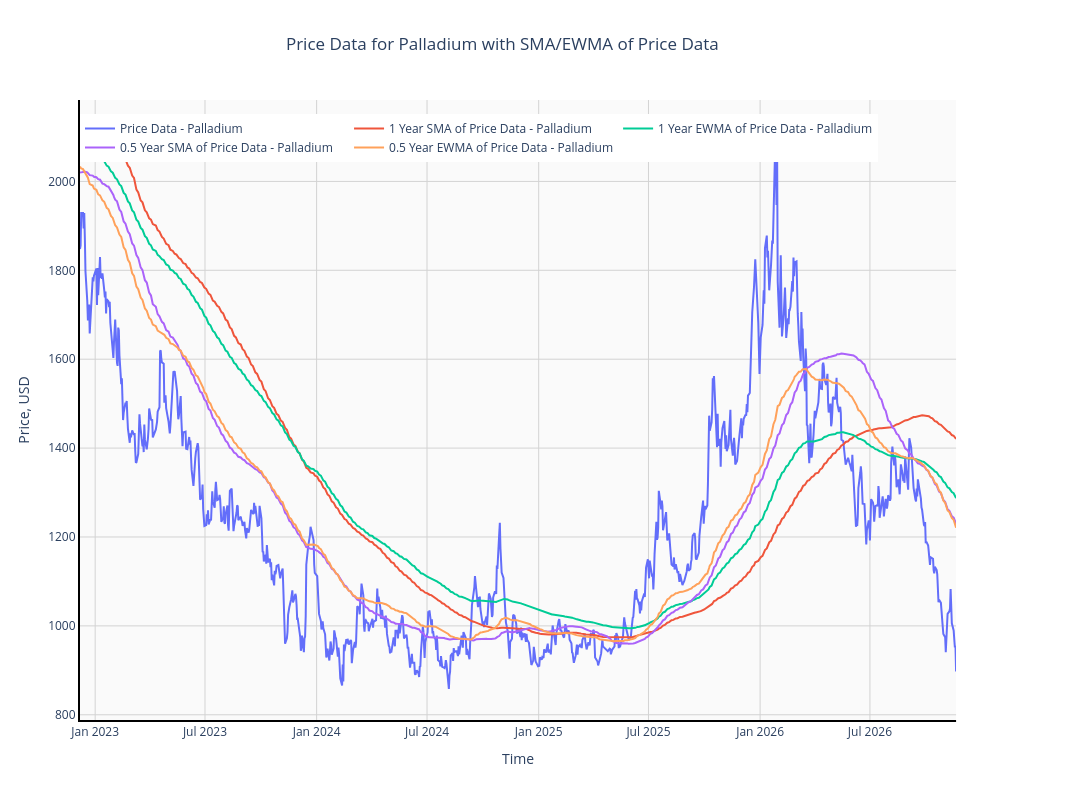

This figure's notebook cell:
### Markdown cell above
# Price History - Palladium

### Code cell
# PLOT DATA
fig = make_subplots(specs = [[{"secondary_y": True}]])

fig.add_trace(go.Scatter(x = met4Data.index[-dataRang:], 
                         y = met4Data['price'][-dataRang:], 
                         name = 'Price Data - Palladium'), 
              secondary_y = False
             )

fig.add_trace(go.Scatter(x = met4Data.index[-dataRang:], 
                         y = met4Data['1year_price_sma'][-dataRang:], 
                         name = '1 Year SMA of Price Data - Palladium'), 
              secondary_y = False
             )

fig.add_trace(go.Scatter(x = met4Data.index[-dataRang:], 
                         y = met4Data['1year_price_ewma'][-dataRang:], 
                         name = '1 Year EWMA of Price Data - Palladium'), 
              secondary_y = False
             )

fig.add_trace(go.Scatter(x = met4Data.index[-dataRang:], 
                         y = met4Data['0.5year_price_sma'][-dataRang:], 
                         name = '0.5 Year SMA of Price Data - Palladium'), 
              secondary_y = False
             )

fig.add_trace(go.Scatter(x = met4Data.index[-dataRang:], 
                         y = met4Data['0.5year_price_ewma'][-dataRang:], 
                         name = '0.5 Year EWMA of Price Data - Palladium'), 
              secondary_y = False
             )

fig.update_layout(
    width = 1600,
    height = 800,
    paper_bgcolor = 'White',
    plot_bgcolor = '#fafafa',
    hovermode = 'closest',
    title_text = 'Price Data for Palladium with SMA/EWMA of Price Data',
    title_x = 0.46,
    xaxis = dict(title = 'Time'),
    yaxis = dict(title = 'Price, USD'),
    showlegend = True,
    legend = dict(orientation = 'h', yanchor = 'bottom', y = 0.9, xanchor = 'left', x = 0.0)
)

fig.update_xaxes(showline = True, 
                 linewidth = 2, 
                 linecolor = 'Black',
                 showgrid = True,
                 gridwidth = 1,
                 gridcolor = 'LightGrey'
                )
fig.update_yaxes(showline = True, 
                 linewidth = 2, 
                 linecolor = 'Black',
                 showgrid = True,
                 gridwidth = 1,
                 gridcolor = 'LightGrey'
                )

fig.show()

### Figure 1 — Plotly figure (JSON) as saved in the notebook; plotly's stock layout.template omitted (floating-point values rounded to 4 significant figures; data arrays with more than 128 entries replaced by an {"elided": "..."} marker saying what was removed)
{"data": [{"name": "Price Data - Palladium", "type": "scatter", "x": {"elided": "1000 str values"}, "xaxis": "x", "y": {"elided": "1000 float values"}, "yaxis": "y"}, {"name": "1 Year SMA of Price Data - Palladium", "type": "scatter", "x": {"elided": "1000 str values"}, "xaxis": "x", "y": {"elided": "1000 float values"}, "yaxis": "y"}, {"name": "1 Year EWMA of Price Data - Palladium", "type": "scatter", "x": {"elided": "1000 str values"}, "xaxis": "x", "y": {"elided": "1000 float values"}, "yaxis": "y"}, {"name": "0.5 Year SMA of Price Data - Palladium", "type": "scatter", "x": {"elided": "1000 str values"}, "xaxis": "x", "y": {"elided": "1000 float values"}, "yaxis": "y"}, {"name": "0.5 Year EWMA of Price Data - Palladium", "type": "scatter", "x": {"elided": "1000 str values"}, "xaxis": "x", "y": {"elided": "1000 float values"}, "yaxis": "y"}], "layout": {"height": 800, "hovermode": "closest", "legend": {"orientation": "h", "x": 0, "xanchor": "left", "y": 0.9, "yanchor": "bottom"}, "paper_bgcolor": "White", "plot_bgcolor": "#fafafa", "showlegend": true, "title": {"text": "Price Data for Palladium with SMA/EWMA of Price Data", "x": 0.46}, "width": 1600, "xaxis": {"anchor": "y", "domain": [0, 0.94], "gridcolor": "LightGrey", "gridwidth": 1, "linecolor": "Black", "linewidth": 2, "showgrid": true, "showline": true, "title": {"text": "Time"}}, "yaxis": {"anchor": "x", "domain": [0, 1], "gridcolor": "LightGrey", "gridwidth": 1, "linecolor": "Black", "linewidth": 2, "showgrid": true, "showline": true, "title": {"text": "Price, USD"}}, "yaxis2": {"anchor": "x", "gridcolor": "LightGrey", "gridwidth": 1, "linecolor": "Black", "linewidth": 2, "overlaying": "y", "showgrid": true, "showline": true, "side": "right"}}}
